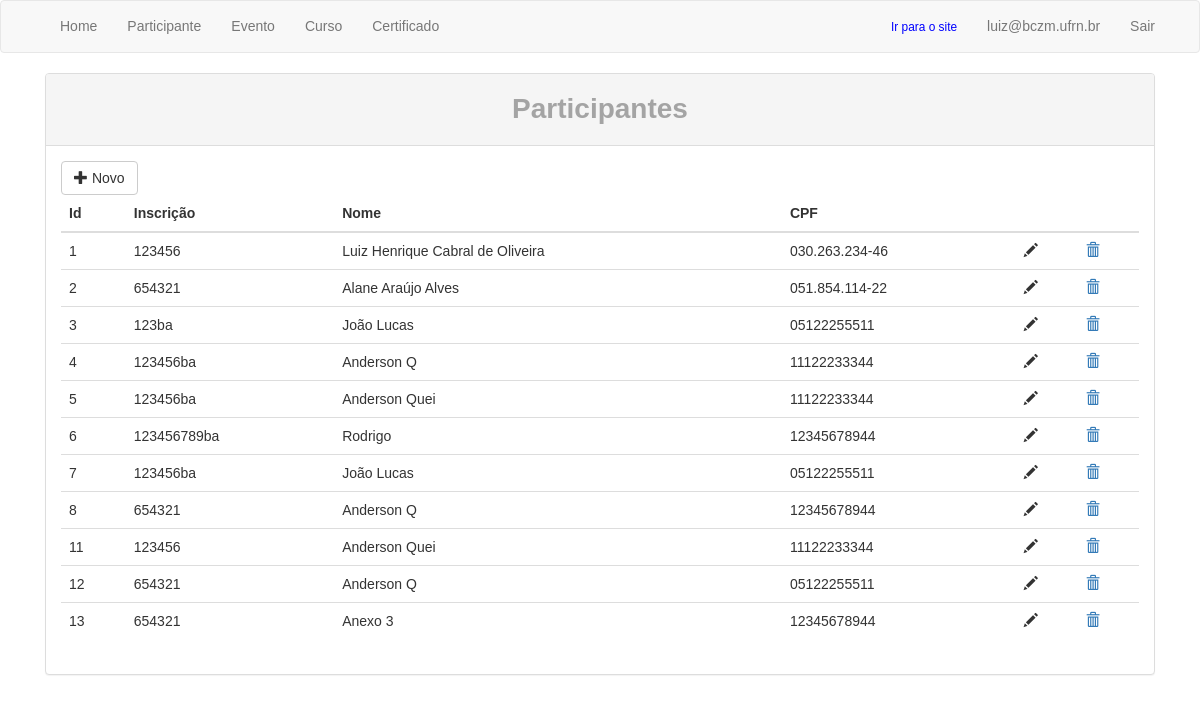
The page /certificado/participante/list (signed in) on the database as committed earlier.
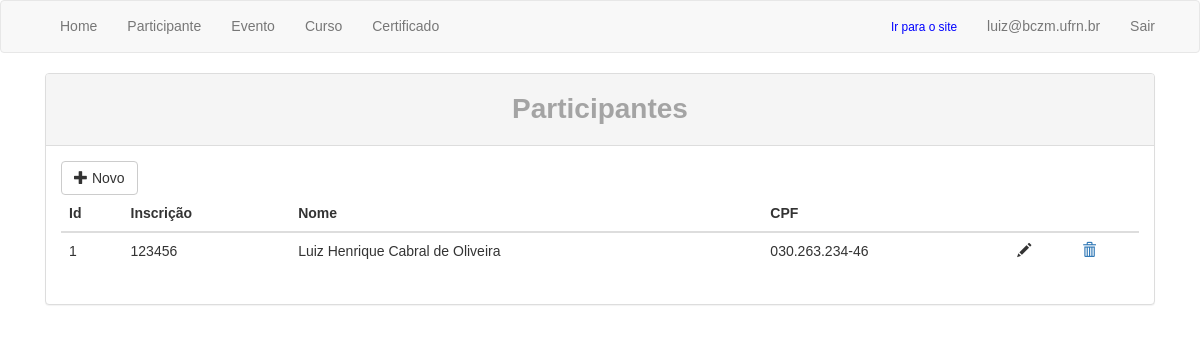
The same page on the database as committed later.
### certificado/models.py (models this page shows, shortened)
class Participante(models.Model):
	nome = models.CharField(max_length=255)
	num_inscricao = models.CharField(max_length=30)
	cpf = models.CharField(max_length=50)

### certificado/views.py (the view)
# urls.py: url(r'participante/list$', views.participante_list, name='certificado.participante_list'),
@login_required
def participante_list(request):
	list = Participante.objects.all()
	context = {
		'list': list,
	}
	return render(request, 'certificado/participante_list.html', context)

### template/certificado/participante_list.html
{% extends "certificado/layout_admin.html" %}
{% block content %}
<div class="col-md-12">
	<div class="panel panel-default">
	  	<div class="panel-heading">
	  		<h2>Participantes</h2>
	  	</div>
		<div class="panel-body">
			<a href="{% url "certificado.participante_create" %}">
				<button type="button" class="btn btn-default" aria-label="Left Align">
					<span class="glyphicon glyphicon-plus"></span> Novo
				</button>
			</a>
			<table class="table table-hover">
			  	<thead>
			  		<tr>
			  			<th>Id</th>
			  			<th>Inscrição</th>
			  			<th>Nome</th>
			  			<th>CPF</th>
			  			<th></th>
			  			<th></th>
			  		</tr>
			  	</thead>
			  	<tbody>
			  		{% for l in list %}
			  		<tr>
			  			<td>{{l.id}}</td>
			  			<td>{{l.num_inscricao}}</td>
			  			<td>{{l.nome}}</td>
			  			<td>{{l.cpf}}</td>
			  			<td><span class="glyphicon glyphicon-pencil"></span></td>
			  			<td><a href="{% url 'certificado.participante_delete' l.pk %}"><span class="glyphicon glyphicon-trash"></span></a></td>
			  		</tr>
			  		{% endfor %}
			  	</tbody>
			</table>
		</div>
	</div>
</div>
{% endblock %}

### template/certificado/layout_admin.html (shortened to what this page needs)
{% load static %}
<!DOCTYPE html>
<html>
<head>
	<link rel="stylesheet" href="{% static "css/bootstrap.min.css" %}">
	<link rel="stylesheet" href="{% static "css/styles_admin.css" %}">
</head>
<body>
	<nav class="navbar navbar-default">
		<div class="container">
			{% if request.user.is_authenticated %}
				<div class="navbar-header">
					<a class="navbar-brand" href="#">{{site}}</a>
				</div>
				<div class="collapse navbar-collapse" id="bs-example-navbar-collapse-1">
				  	<ul class="nav navbar-nav">
				        <li><a href="{% url "certificado.home_admin" %}">Home <span class="sr-only">(current)</span></a></li>
				        <li><a href="{% url "certificado.participante_list" %}">Participante</a></li>
				        <li><a href="#">Evento</a></li>
				        <li><a href="#">Curso</a></li>
				        <li><a href="#">Certificado</a></li>
				  	</ul>
				    <ul class="nav navbar-nav navbar-right">
				      	<li class="small-site"><a href="{% url "certificado.home" %}"><small>Ir para o site</small></a></li>
				        <li><a href="#">{{request.user.email}}</a></li>
				        <li><a href="{% url "accounts.logout" %}">Sair</a></li>
				    </ul>
				</div>
			{% else %}
				<ul class="nav navbar-nav navbar-right">
				    <li><a href="{% url "accounts.auth" %}">Entrar</a></li>
				</ul>
			{% endif %}
		</div>
	</nav>
	<div class="main">
		<div class="container certificate_admin">
				<div class="row">
					<div class="col-md-12 col-sm-12">
						{% block content %}{% endblock %}
					</div>
				</div>
		</div>
	</div>
</body>
</html>

### static/css/styles_admin.css (style rules this page uses)
body { font-family: 'Source Sans Pro',sans-serif; }
li small { color: blue; }
.certificate_admin h2 { font-size: 2em; font-weight: 600; text-align: center; color: #a4a4a4; margin:10px 0; }

Rows that differ between the two databases and show on the page:
removed Participante: id "2", num_inscricao "654321", nome "Alane Araújo Alves", cpf "051.854.114-22"
removed Participante: id "3", num_inscricao "123ba", nome "João Lucas", cpf "05122255511"
removed Participante: id "4", num_inscricao "123456ba", nome "Anderson Q", cpf "11122233344"
removed Participante: id "5", num_inscricao "123456ba", nome "Anderson Quei", cpf "11122233344"
removed Participante: id "6", num_inscricao "123456789ba", nome "Rodrigo", cpf "12345678944"
removed Participante: id "7", num_inscricao "123456ba", nome "João Lucas", cpf "05122255511"
removed Participante: id "8", num_inscricao "654321", nome "Anderson Q", cpf "12345678944"
removed Participante: id "11", num_inscricao "123456", nome "Anderson Quei", cpf "11122233344"
removed Participante: id "12", num_inscricao "654321", nome "Anderson Q", cpf "05122255511"
removed Participante: id "13", num_inscricao "654321", nome "Anexo 3", cpf "12345678944"
